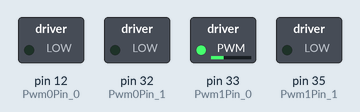
This program was run on a simulated Raspberry Pi (header pin numbers). On the bench: switched loads named in the program (green lamp = pin HIGH).

Above: at 0.05 s.
At 1.6 s:
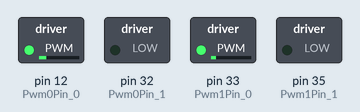
At 3.15 s:
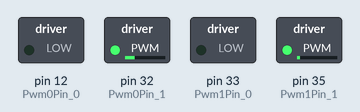
At 5.6 s:
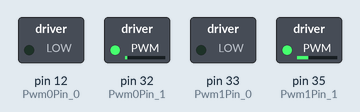
Timing chart, 0 to 7.3 s (numbered marks = the images above):
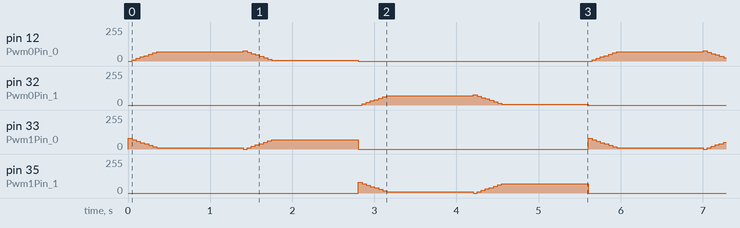

Measured:
- by itself, pin 12 (Pwm0Pin_0), pin 32 (Pwm0Pin_1): repeats every 5.6 s: 20/255 0.05 s, 31/255 0.05 s, 41/255 0.05 s, 51/255 0.05 s, 61/255 0.05 s, 71/255 1.1 s, 77/255 0.05 s, 66/255 0.05 s, 56/255 0.05 s, 46/255 0.05 s, 36/255 0.05 s, 26/255 0.05 s, 15/255 0.05 s, 5/255 1.1 s, 0/255 2.9 s, 10/255 0.05 s
- by itself, pin 33 (Pwm1Pin_0), pin 35 (Pwm1Pin_1): repeats every 5.6 s: 69/255 0.05 s, 59/255 0.05 s, 48/255 0.05 s, 38/255 0.05 s, 28/255 0.05 s, 18/255 0.05 s, 8/255 1.1 s, 0/255 0.05 s, 10/255 0.05 s, 20/255 0.05 s, 31/255 0.05 s, 41/255 0.05 s, 51/255 0.05 s, 61/255 0.05 s, 71/255 1.1 s, 0/255 2.8 s, 79/255 0.05 s

The program:

8512_motor.py
```python
import RPi.GPIO as GPIO
import time

Pwm0Pin_0 = 12 # GPIO 18
Pwm0Pin_1 = 32 # GPIO 12
Pwm1Pin_0 = 33 # GPIO 13
Pwm1Pin_1 = 35 # GPIO 19

GPIO.setmode(GPIO.BOARD)
GPIO.setup(Pwm0Pin_0, GPIO.OUT)
GPIO.output(Pwm0Pin_0, GPIO.LOW)
GPIO.setup(Pwm0Pin_1, GPIO.OUT)
GPIO.output(Pwm0Pin_1, GPIO.LOW)
GPIO.setup(Pwm1Pin_0, GPIO.OUT)
GPIO.output(Pwm1Pin_0, GPIO.LOW)
GPIO.setup(Pwm1Pin_1, GPIO.OUT)
GPIO.output(Pwm1Pin_1, GPIO.LOW)

p0_0 = GPIO.PWM(Pwm0Pin_0, 100)
p0_0.start(0)
p0_1 = GPIO.PWM(Pwm0Pin_1, 100)
p1_0 = GPIO.PWM(Pwm1Pin_0, 100)
p1_0.start(0)
p1_1 = GPIO.PWM(Pwm1Pin_1, 100)
flag = 0

try:
    while True:
        for dc in range(0, 31, 4):
            if flag == 0:
                p0_0.ChangeDutyCycle(dc)
                p1_0.ChangeDutyCycle(31-dc)
            else:
                p0_1.ChangeDutyCycle(dc)
                p1_1.ChangeDutyCycle(31-dc)
            time.sleep(0.05)
        time.sleep(1)
        for dc in range(30, -1, -4):
            if flag == 0:
                p0_0.ChangeDutyCycle(dc)
                p1_0.ChangeDutyCycle(30-dc)
            else:
                p0_1.ChangeDutyCycle(dc)
                p1_1.ChangeDutyCycle(30-dc)
            time.sleep(0.05)
        time.sleep(1)
        if flag == 0:
            p0_0.stop()
            p0_1.start(0)
            p1_0.stop()
            p1_1.start(0)
            flag = 1
        else:
            p0_0.start(0)
            p0_1.stop()
            p1_0.start(0)
            p1_1.stop()
            flag = 0
except KeyboardInterrupt:
    pass
p0_0.stop()
p1_0.stop()
GPIO.cleanup()
```
